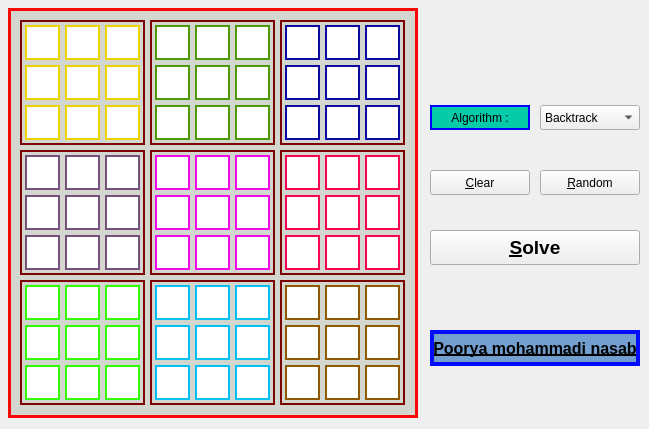
<?xml version="1.0" encoding="UTF-8"?>
<ui version="4.0">
 <class>MainWindow</class>
 <widget class="QMainWindow" name="MainWindow">
  <property name="geometry">
   <rect>
    <x>0</x>
    <y>0</y>
    <width>649</width>
    <height>429</height>
   </rect>
  </property>
  <property name="windowTitle">
   <string>Sudoku Solver</string>
  </property>
  <widget class="QWidget" name="centralWidget">
   <widget class="QLabel" name="lbl_mainborder">
    <property name="geometry">
     <rect>
      <x>8</x>
      <y>8</y>
      <width>410</width>
      <height>410</height>
     </rect>
    </property>
    <property name="styleSheet">
     <string notr="true">border : 3px solid  rgb(252, 6, 6);
background-color: rgb(211, 215, 207)</string>
    </property>
    <property name="text">
     <string/>
    </property>
   </widget>
   <widget class="QLabel" name="lbl_border1">
    <property name="geometry">
     <rect>
      <x>20</x>
      <y>20</y>
      <width>125</width>
      <height>125</height>
     </rect>
    </property>
    <property name="font">
     <font>
      <pointsize>17</pointsize>
     </font>
    </property>
    <property name="styleSheet">
     <string notr="true">border : 2px solid rgb(125, 3, 3);
</string>
    </property>
    <property name="text">
     <string/>
    </property>
   </widget>
   <widget class="QLabel" name="lbl_border2">
    <property name="geometry">
     <rect>
      <x>150</x>
      <y>20</y>
      <width>125</width>
      <height>125</height>
     </rect>
    </property>
    <property name="styleSheet">
     <string notr="true">border : 2px solid rgb(125, 3, 3);
</string>
    </property>
    <property name="text">
     <string/>
    </property>
   </widget>
   <widget class="QLabel" name="lbl_border1_2">
    <property name="geometry">
     <rect>
      <x>280</x>
      <y>20</y>
      <width>125</width>
      <height>125</height>
     </rect>
    </property>
    <property name="styleSheet">
     <string notr="true">border : 2px solid rgb(125, 3, 3);
</string>
    </property>
    <property name="text">
     <string/>
    </property>
   </widget>
   <widget class="QLineEdit" name="txt_11">
    <property name="geometry">
     <rect>
      <x>25</x>
      <y>25</y>
      <width>35</width>
      <height>35</height>
     </rect>
    </property>
    <property name="font">
     <font>
      <pointsize>17</pointsize>
     </font>
    </property>
    <property name="styleSheet">
     <string notr="true">border : 2px solid rgb(237, 212, 0);
</string>
    </property>
    <property name="alignment">
     <set>Qt::AlignCenter</set>
    </property>
   </widget>
   <widget class="QLineEdit" name="txt_12">
    <property name="geometry">
     <rect>
      <x>65</x>
      <y>25</y>
      <width>35</width>
      <height>35</height>
     </rect>
    </property>
    <property name="font">
     <font>
      <pointsize>17</pointsize>
     </font>
    </property>
    <property name="styleSheet">
     <string notr="true">border : 2px solid rgb(237, 212, 0);</string>
    </property>
    <property name="alignment">
     <set>Qt::AlignCenter</set>
    </property>
   </widget>
   <widget class="QLineEdit" name="txt_13">
    <property name="geometry">
     <rect>
      <x>105</x>
      <y>25</y>
      <width>35</width>
      <height>35</height>
     </rect>
    </property>
    <property name="font">
     <font>
      <pointsize>17</pointsize>
     </font>
    </property>
    <property name="styleSheet">
     <string notr="true">border : 2px solid rgb(237, 212, 0);</string>
    </property>
    <property name="alignment">
     <set>Qt::AlignCenter</set>
    </property>
   </widget>
   <widget class="QLineEdit" name="txt_21">
    <property name="geometry">
     <rect>
      <x>25</x>
      <y>65</y>
      <width>35</width>
      <height>35</height>
     </rect>
    </property>
    <property name="font">
     <font>
      <pointsize>17</pointsize>
     </font>
    </property>
    <property name="styleSheet">
     <string notr="true">border : 2px solid rgb(237, 212, 0);</string>
    </property>
    <property name="alignment">
     <set>Qt::AlignCenter</set>
    </property>
   </widget>
   <widget class="QLineEdit" name="txt_22">
    <property name="geometry">
     <rect>
      <x>65</x>
      <y>65</y>
      <width>35</width>
      <height>35</height>
     </rect>
    </property>
    <property name="font">
     <font>
      <pointsize>17</pointsize>
     </font>
    </property>
    <property name="styleSheet">
     <string notr="true">border : 2px solid rgb(237, 212, 0);
</string>
    </property>
    <property name="alignment">
     <set>Qt::AlignCenter</set>
    </property>
   </widget>
   <widget class="QLineEdit" name="txt_23">
    <property name="geometry">
     <rect>
      <x>105</x>
      <y>65</y>
      <width>35</width>
      <height>35</height>
     </rect>
    </property>
    <property name="font">
     <font>
      <pointsize>17</pointsize>
     </font>
    </property>
    <property name="styleSheet">
     <string notr="true">border : 2px solid rgb(237, 212, 0);</string>
    </property>
    <property name="alignment">
     <set>Qt::AlignCenter</set>
    </property>
   </widget>
   <widget class="QLineEdit" name="txt_31">
    <property name="geometry">
     <rect>
      <x>25</x>
      <y>105</y>
      <width>35</width>
      <height>35</height>
     </rect>
    </property>
    <property name="font">
     <font>
      <pointsize>17</pointsize>
     </font>
    </property>
    <property name="styleSheet">
     <string notr="true">border : 2px solid rgb(237, 212, 0);
</string>
    </property>
    <property name="alignment">
     <set>Qt::AlignCenter</set>
    </property>
   </widget>
   <widget class="QLineEdit" name="txt_32">
    <property name="geometry">
     <rect>
      <x>65</x>
      <y>105</y>
      <width>35</width>
      <height>35</height>
     </rect>
    </property>
    <property name="font">
     <font>
      <pointsize>17</pointsize>
     </font>
    </property>
    <property name="styleSheet">
     <string notr="true">border : 2px solid rgb(237, 212, 0);</string>
    </property>
    <property name="alignment">
     <set>Qt::AlignCenter</set>
    </property>
   </widget>
   <widget class="QLineEdit" name="txt_33">
    <property name="geometry">
     <rect>
      <x>105</x>
      <y>105</y>
      <width>35</width>
      <height>35</height>
     </rect>
    </property>
    <property name="font">
     <font>
      <pointsize>17</pointsize>
     </font>
    </property>
    <property name="styleSheet">
     <string notr="true">border : 2px solid rgb(237, 212, 0);</string>
    </property>
    <property name="alignment">
     <set>Qt::AlignCenter</set>
    </property>
   </widget>
   <widget class="QLineEdit" name="txt_14">
    <property name="geometry">
     <rect>
      <x>155</x>
      <y>25</y>
      <width>35</width>
      <height>35</height>
     </rect>
    </property>
    <property name="font">
     <font>
      <pointsize>17</pointsize>
     </font>
    </property>
    <property name="styleSheet">
     <string notr="true">border : 2px solid rgb(78, 154, 6);</string>
    </property>
    <property name="alignment">
     <set>Qt::AlignCenter</set>
    </property>
   </widget>
   <widget class="QLineEdit" name="txt_15">
    <property name="geometry">
     <rect>
      <x>195</x>
      <y>25</y>
      <width>35</width>
      <height>35</height>
     </rect>
    </property>
    <property name="font">
     <font>
      <pointsize>17</pointsize>
     </font>
    </property>
    <property name="styleSheet">
     <string notr="true">border : 2px solid rgb(78, 154, 6);</string>
    </property>
    <property name="alignment">
     <set>Qt::AlignCenter</set>
    </property>
   </widget>
   <widget class="QLineEdit" name="txt_16">
    <property name="geometry">
     <rect>
      <x>235</x>
      <y>25</y>
      <width>35</width>
      <height>35</height>
     </rect>
    </property>
    <property name="font">
     <font>
      <pointsize>17</pointsize>
     </font>
    </property>
    <property name="styleSheet">
     <string notr="true">border : 2px solid rgb(78, 154, 6);</string>
    </property>
    <property name="alignment">
     <set>Qt::AlignCenter</set>
    </property>
   </widget>
   <widget class="QLineEdit" name="txt_24">
    <property name="geometry">
     <rect>
      <x>155</x>
      <y>65</y>
      <width>35</width>
      <height>35</height>
     </rect>
    </property>
    <property name="font">
     <font>
      <pointsize>17</pointsize>
     </font>
    </property>
    <property name="styleSheet">
     <string notr="true">border : 2px solid rgb(78, 154, 6);</string>
    </property>
    <property name="alignment">
     <set>Qt::AlignCenter</set>
    </property>
   </widget>
   <widget class="QLineEdit" name="txt_25">
    <property name="geometry">
     <rect>
      <x>195</x>
      <y>65</y>
      <width>35</width>
      <height>35</height>
     </rect>
    </property>
    <property name="font">
     <font>
      <pointsize>17</pointsize>
     </font>
    </property>
    <property name="styleSheet">
     <string notr="true">border : 2px solid rgb(78, 154, 6);</string>
    </property>
    <property name="alignment">
     <set>Qt::AlignCenter</set>
    </property>
   </widget>
   <widget class="QLineEdit" name="txt_26">
    <property name="geometry">
     <rect>
      <x>235</x>
      <y>65</y>
      <width>35</width>
      <height>35</height>
     </rect>
    </property>
    <property name="font">
     <font>
      <pointsize>17</pointsize>
     </font>
    </property>
    <property name="styleSheet">
     <string notr="true">border : 2px solid rgb(78, 154, 6);</string>
    </property>
    <property name="alignment">
     <set>Qt::AlignCenter</set>
    </property>
   </widget>
   <widget class="QLineEdit" name="txt_34">
    <property name="geometry">
     <rect>
      <x>155</x>
      <y>105</y>
      <width>35</width>
      <height>35</height>
     </rect>
    </property>
    <property name="font">
     <font>
      <pointsize>17</pointsize>
     </font>
    </property>
    <property name="styleSheet">
     <string notr="true">border : 2px solid rgb(78, 154, 6);</string>
    </property>
    <property name="alignment">
     <set>Qt::AlignCenter</set>
    </property>
   </widget>
   <widget class="QLineEdit" name="txt_35">
    <property name="geometry">
     <rect>
      <x>195</x>
      <y>105</y>
      <width>35</width>
      <height>35</height>
     </rect>
    </property>
    <property name="font">
     <font>
      <pointsize>17</pointsize>
     </font>
    </property>
    <property name="styleSheet">
     <string notr="true">border : 2px solid rgb(78, 154, 6);</string>
    </property>
    <property name="alignment">
     <set>Qt::AlignCenter</set>
    </property>
   </widget>
   <widget class="QLineEdit" name="txt_36">
    <property name="geometry">
     <rect>
      <x>235</x>
      <y>105</y>
      <width>35</width>
      <height>35</height>
     </rect>
    </property>
    <property name="font">
     <font>
      <pointsize>17</pointsize>
     </font>
    </property>
    <property name="styleSheet">
     <string notr="true">border : 2px solid rgb(78, 154, 6);</string>
    </property>
    <property name="alignment">
     <set>Qt::AlignCenter</set>
    </property>
   </widget>
   <widget class="QLineEdit" name="txt_17">
    <property name="geometry">
     <rect>
      <x>285</x>
      <y>25</y>
      <width>35</width>
      <height>35</height>
     </rect>
    </property>
    <property name="font">
     <font>
      <pointsize>17</pointsize>
     </font>
    </property>
    <property name="styleSheet">
     <string notr="true">border : 2px solid rgb(13, 10, 161);</string>
    </property>
    <property name="alignment">
     <set>Qt::AlignCenter</set>
    </property>
   </widget>
   <widget class="QLineEdit" name="txt_18">
    <property name="geometry">
     <rect>
      <x>325</x>
      <y>25</y>
      <width>35</width>
      <height>35</height>
     </rect>
    </property>
    <property name="font">
     <font>
      <pointsize>17</pointsize>
     </font>
    </property>
    <property name="styleSheet">
     <string notr="true">border : 2px solid rgb(13, 10, 161);</string>
    </property>
    <property name="alignment">
     <set>Qt::AlignCenter</set>
    </property>
   </widget>
   <widget class="QLineEdit" name="txt_19">
    <property name="geometry">
     <rect>
      <x>365</x>
      <y>25</y>
      <width>35</width>
      <height>35</height>
     </rect>
    </property>
    <property name="font">
     <font>
      <pointsize>17</pointsize>
     </font>
    </property>
    <property name="styleSheet">
     <string notr="true">border : 2px solid rgb(13, 10, 161);</string>
    </property>
    <property name="alignment">
     <set>Qt::AlignCenter</set>
    </property>
   </widget>
   <widget class="QLineEdit" name="txt_27">
    <property name="geometry">
     <rect>
      <x>285</x>
      <y>65</y>
      <width>35</width>
      <height>35</height>
     </rect>
    </property>
    <property name="font">
     <font>
      <pointsize>17</pointsize>
     </font>
    </property>
    <property name="styleSheet">
     <string notr="true">border : 2px solid rgb(13, 10, 161);</string>
    </property>
    <property name="alignment">
     <set>Qt::AlignCenter</set>
    </property>
   </widget>
   <widget class="QLineEdit" name="txt_28">
    <property name="geometry">
     <rect>
      <x>325</x>
      <y>65</y>
      <width>35</width>
      <height>35</height>
     </rect>
    </property>
    <property name="font">
     <font>
      <pointsize>17</pointsize>
     </font>
    </property>
    <property name="styleSheet">
     <string notr="true">border : 2px solid rgb(13, 10, 161);</string>
    </property>
    <property name="alignment">
     <set>Qt::AlignCenter</set>
    </property>
   </widget>
   <widget class="QLineEdit" name="txt_29">
    <property name="geometry">
     <rect>
      <x>365</x>
      <y>65</y>
      <width>35</width>
      <height>35</height>
     </rect>
    </property>
    <property name="font">
     <font>
      <pointsize>17</pointsize>
     </font>
    </property>
    <property name="styleSheet">
     <string notr="true">border : 2px solid rgb(13, 10, 161);</string>
    </property>
    <property name="alignment">
     <set>Qt::AlignCenter</set>
    </property>
   </widget>
   <widget class="QLineEdit" name="txt_37">
    <property name="geometry">
     <rect>
      <x>285</x>
      <y>105</y>
      <width>35</width>
      <height>35</height>
     </rect>
    </property>
    <property name="font">
     <font>
      <pointsize>17</pointsize>
     </font>
    </property>
    <property name="styleSheet">
     <string notr="true">border : 2px solid rgb(13, 10, 161);</string>
    </property>
    <property name="alignment">
     <set>Qt::AlignCenter</set>
    </property>
   </widget>
   <widget class="QLineEdit" name="txt_38">
    <property name="geometry">
     <rect>
      <x>325</x>
      <y>105</y>
      <width>35</width>
      <height>35</height>
     </rect>
    </property>
    <property name="font">
     <font>
      <pointsize>17</pointsize>
     </font>
    </property>
    <property name="styleSheet">
     <string notr="true">border : 2px solid rgb(13, 10, 161);</string>
    </property>
    <property name="alignment">
     <set>Qt::AlignCenter</set>
    </property>
   </widget>
   <widget class="QLineEdit" name="txt_39">
    <property name="geometry">
     <rect>
      <x>365</x>
      <y>105</y>
      <width>35</width>
      <height>35</height>
     </rect>
    </property>
    <property name="font">
     <font>
      <pointsize>17</pointsize>
     </font>
    </property>
    <property name="styleSheet">
     <string notr="true">border : 2px solid rgb(13, 10, 161);</string>
    </property>
    <property name="alignment">
     <set>Qt::AlignCenter</set>
    </property>
   </widget>
   <widget class="QLabel" name="lbl_border4">
    <property name="geometry">
     <rect>
      <x>20</x>
      <y>150</y>
      <width>125</width>
      <height>125</height>
     </rect>
    </property>
    <property name="styleSheet">
     <string notr="true">border : 2px solid rgb(125, 3, 3);
</string>
    </property>
    <property name="text">
     <string/>
    </property>
   </widget>
   <widget class="QLabel" name="lbl_border5">
    <property name="geometry">
     <rect>
      <x>150</x>
      <y>150</y>
      <width>125</width>
      <height>125</height>
     </rect>
    </property>
    <property name="styleSheet">
     <string notr="true">border : 2px solid rgb(125, 3, 3);
</string>
    </property>
    <property name="text">
     <string/>
    </property>
   </widget>
   <widget class="QLabel" name="lbl_border6">
    <property name="geometry">
     <rect>
      <x>280</x>
      <y>150</y>
      <width>125</width>
      <height>125</height>
     </rect>
    </property>
    <property name="styleSheet">
     <string notr="true">border : 2px solid rgb(125, 3, 3);
</string>
    </property>
    <property name="text">
     <string/>
    </property>
   </widget>
   <widget class="QLabel" name="lbl_border7">
    <property name="geometry">
     <rect>
      <x>20</x>
      <y>280</y>
      <width>125</width>
      <height>125</height>
     </rect>
    </property>
    <property name="styleSheet">
     <string notr="true">border : 2px solid rgb(125, 3, 3);
</string>
    </property>
    <property name="text">
     <string/>
    </property>
   </widget>
   <widget class="QLabel" name="lbl_border8">
    <property name="geometry">
     <rect>
      <x>150</x>
      <y>280</y>
      <width>125</width>
      <height>125</height>
     </rect>
    </property>
    <property name="styleSheet">
     <string notr="true">border : 2px solid rgb(125, 3, 3);
</string>
    </property>
    <property name="text">
     <string/>
    </property>
   </widget>
   <widget class="QLabel" name="lbl_border9">
    <property name="geometry">
     <rect>
      <x>280</x>
      <y>280</y>
      <width>125</width>
      <height>125</height>
     </rect>
    </property>
    <property name="styleSheet">
     <string notr="true">border : 2px solid rgb(125, 3, 3);
</string>
    </property>
    <property name="text">
     <string/>
    </property>
   </widget>
   <widget class="QLineEdit" name="txt_41">
    <property name="geometry">
     <rect>
      <x>25</x>
      <y>155</y>
      <width>35</width>
      <height>35</height>
     </rect>
    </property>
    <property name="font">
     <font>
      <pointsize>17</pointsize>
     </font>
    </property>
    <property name="styleSheet">
     <string notr="true">border : 2px solid rgb(117, 80, 123);
</string>
    </property>
    <property name="alignment">
     <set>Qt::AlignCenter</set>
    </property>
   </widget>
   <widget class="QLineEdit" name="txt_42">
    <property name="geometry">
     <rect>
      <x>65</x>
      <y>155</y>
      <width>35</width>
      <height>35</height>
     </rect>
    </property>
    <property name="font">
     <font>
      <pointsize>17</pointsize>
     </font>
    </property>
    <property name="styleSheet">
     <string notr="true">border : 2px solid rgb(117, 80, 123);
</string>
    </property>
    <property name="alignment">
     <set>Qt::AlignCenter</set>
    </property>
   </widget>
   <widget class="QLineEdit" name="txt_43">
    <property name="geometry">
     <rect>
      <x>105</x>
      <y>155</y>
      <width>35</width>
      <height>35</height>
     </rect>
    </property>
    <property name="font">
     <font>
      <pointsize>17</pointsize>
     </font>
    </property>
    <property name="styleSheet">
     <string notr="true">border : 2px solid rgb(117, 80, 123);
</string>
    </property>
    <property name="alignment">
     <set>Qt::AlignCenter</set>
    </property>
   </widget>
   <widget class="QLineEdit" name="txt_51">
    <property name="geometry">
     <rect>
      <x>25</x>
      <y>195</y>
      <width>35</width>
      <height>35</height>
     </rect>
    </property>
    <property name="font">
     <font>
      <pointsize>17</pointsize>
     </font>
    </property>
    <property name="styleSheet">
     <string notr="true">border : 2px solid rgb(117, 80, 123);
</string>
    </property>
    <property name="alignment">
     <set>Qt::AlignCenter</set>
    </property>
   </widget>
   <widget class="QLineEdit" name="txt_52">
    <property name="geometry">
     <rect>
      <x>65</x>
      <y>195</y>
      <width>35</width>
      <height>35</height>
     </rect>
    </property>
    <property name="font">
     <font>
      <pointsize>17</pointsize>
     </font>
    </property>
    <property name="styleSheet">
     <string notr="true">border : 2px solid rgb(117, 80, 123);
</string>
    </property>
    <property name="alignment">
     <set>Qt::AlignCenter</set>
    </property>
   </widget>
   <widget class="QLineEdit" name="txt_53">
    <property name="geometry">
     <rect>
      <x>105</x>
      <y>195</y>
      <width>35</width>
      <height>35</height>
     </rect>
    </property>
    <property name="font">
     <font>
      <pointsize>17</pointsize>
     </font>
    </property>
    <property name="styleSheet">
     <string notr="true">border : 2px solid rgb(117, 80, 123);
</string>
    </property>
    <property name="alignment">
     <set>Qt::AlignCenter</set>
    </property>
   </widget>
   <widget class="QLineEdit" name="txt_61">
    <property name="geometry">
     <rect>
      <x>25</x>
      <y>235</y>
      <width>35</width>
      <height>35</height>
     </rect>
    </property>
    <property name="font">
     <font>
      <pointsize>17</pointsize>
     </font>
    </property>
    <property name="styleSheet">
     <string notr="true">border : 2px solid rgb(117, 80, 123);
</string>
    </property>
    <property name="alignment">
     <set>Qt::AlignCenter</set>
    </property>
   </widget>
   <widget class="QLineEdit" name="txt_62">
    <property name="geometry">
     <rect>
      <x>65</x>
      <y>235</y>
      <width>35</width>
      <height>35</height>
     </rect>
    </property>
    <property name="font">
     <font>
      <pointsize>17</pointsize>
     </font>
    </property>
    <property name="styleSheet">
     <string notr="true">border : 2px solid rgb(117, 80, 123);
</string>
    </property>
    <property name="alignment">
     <set>Qt::AlignCenter</set>
    </property>
   </widget>
   <widget class="QLineEdit" name="txt_63">
    <property name="geometry">
     <rect>
      <x>105</x>
      <y>235</y>
      <width>35</width>
      <height>35</height>
     </rect>
    </property>
    <property name="font">
     <font>
      <pointsize>17</pointsize>
     </font>
    </property>
    <property name="styleSheet">
     <string notr="true">border : 2px solid rgb(117, 80, 123);
</string>
    </property>
    <property name="alignment">
     <set>Qt::AlignCenter</set>
    </property>
   </widget>
   <widget class="QLineEdit" name="txt_44">
    <property name="geometry">
     <rect>
      <x>155</x>
      <y>155</y>
      <width>35</width>
      <height>35</height>
     </rect>
    </property>
    <property name="font">
     <font>
      <pointsize>17</pointsize>
     </font>
    </property>
    <property name="styleSheet">
     <string notr="true">border : 2px solid rgb(234, 12, 228);
</string>
    </property>
    <property name="alignment">
     <set>Qt::AlignCenter</set>
    </property>
   </widget>
   <widget class="QLineEdit" name="txt_45">
    <property name="geometry">
     <rect>
      <x>195</x>
      <y>155</y>
      <width>35</width>
      <height>35</height>
     </rect>
    </property>
    <property name="font">
     <font>
      <pointsize>17</pointsize>
     </font>
    </property>
    <property name="styleSheet">
     <string notr="true">border : 2px solid rgb(234, 12, 228);
</string>
    </property>
    <property name="alignment">
     <set>Qt::AlignCenter</set>
    </property>
   </widget>
   <widget class="QLineEdit" name="txt_46">
    <property name="geometry">
     <rect>
      <x>235</x>
      <y>155</y>
      <width>35</width>
      <height>35</height>
     </rect>
    </property>
    <property name="font">
     <font>
      <pointsize>17</pointsize>
     </font>
    </property>
    <property name="styleSheet">
     <string notr="true">border : 2px solid rgb(234, 12, 228);
</string>
    </property>
    <property name="alignment">
     <set>Qt::AlignCenter</set>
    </property>
   </widget>
   <widget class="QLineEdit" name="txt_54">
    <property name="geometry">
     <rect>
      <x>155</x>
      <y>195</y>
      <width>35</width>
      <height>35</height>
     </rect>
    </property>
    <property name="font">
     <font>
      <pointsize>17</pointsize>
     </font>
    </property>
    <property name="styleSheet">
     <string notr="true">border : 2px solid rgb(234, 12, 228);
</string>
    </property>
    <property name="alignment">
     <set>Qt::AlignCenter</set>
    </property>
   </widget>
   <widget class="QLineEdit" name="txt_55">
    <property name="geometry">
     <rect>
      <x>195</x>
      <y>195</y>
      <width>35</width>
      <height>35</height>
     </rect>
    </property>
    <property name="font">
     <font>
      <pointsize>17</pointsize>
     </font>
    </property>
    <property name="styleSheet">
     <string notr="true">border : 2px solid rgb(234, 12, 228);
</string>
    </property>
    <property name="alignment">
     <set>Qt::AlignCenter</set>
    </property>
   </widget>
   <widget class="QLineEdit" name="txt_56">
    <property name="geometry">
     <rect>
      <x>235</x>
      <y>195</y>
      <width>35</width>
      <height>35</height>
     </rect>
    </property>
    <property name="font">
     <font>
      <pointsize>17</pointsize>
     </font>
    </property>
    <property name="styleSheet">
     <string notr="true">border : 2px solid rgb(234, 12, 228);
</string>
    </property>
    <property name="alignment">
     <set>Qt::AlignCenter</set>
    </property>
   </widget>
   <widget class="QLineEdit" name="txt_64">
    <property name="geometry">
     <rect>
      <x>155</x>
      <y>235</y>
      <width>35</width>
      <height>35</height>
     </rect>
    </property>
    <property name="font">
     <font>
      <pointsize>17</pointsize>
     </font>
    </property>
    <property name="styleSheet">
     <string notr="true">border : 2px solid rgb(234, 12, 228);
</string>
    </property>
    <property name="alignment">
     <set>Qt::AlignCenter</set>
    </property>
   </widget>
   <widget class="QLineEdit" name="txt_65">
    <property name="geometry">
     <rect>
      <x>195</x>
      <y>235</y>
      <width>35</width>
      <height>35</height>
     </rect>
    </property>
    <property name="font">
     <font>
      <pointsize>17</pointsize>
     </font>
    </property>
    <property name="styleSheet">
     <string notr="true">border : 2px solid rgb(234, 12, 228);
</string>
    </property>
    <property name="alignment">
     <set>Qt::AlignCenter</set>
    </property>
   </widget>
   <widget class="QLineEdit" name="txt_66">
    <property name="geometry">
     <rect>
      <x>235</x>
      <y>235</y>
      <width>35</width>
      <height>35</height>
     </rect>
    </property>
    <property name="font">
     <font>
      <pointsize>17</pointsize>
     </font>
    </property>
    <property name="styleSheet">
     <string notr="true">border : 2px solid rgb(234, 12, 228);
</string>
    </property>
    <property name="alignment">
     <set>Qt::AlignCenter</set>
    </property>
   </widget>
   <widget class="QLineEdit" name="txt_47">
    <property name="geometry">
     <rect>
      <x>285</x>
      <y>155</y>
      <width>35</width>
      <height>35</height>
     </rect>
    </property>
    <property name="font">
     <font>
      <pointsize>17</pointsize>
     </font>
    </property>
    <property name="styleSheet">
     <string notr="true">border : 2px solid rgb(250, 1, 82);
</string>
    </property>
    <property name="alignment">
     <set>Qt::AlignCenter</set>
    </property>
   </widget>
   <widget class="QLineEdit" name="txt_48">
    <property name="geometry">
     <rect>
      <x>325</x>
      <y>155</y>
      <width>35</width>
      <height>35</height>
     </rect>
    </property>
    <property name="font">
     <font>
      <pointsize>17</pointsize>
     </font>
    </property>
    <property name="styleSheet">
     <string notr="true">border : 2px solid rgb(250, 1, 82);
</string>
    </property>
    <property name="alignment">
     <set>Qt::AlignCenter</set>
    </property>
   </widget>
   <widget class="QLineEdit" name="txt_49">
    <property name="geometry">
     <rect>
      <x>365</x>
      <y>155</y>
      <width>35</width>
      <height>35</height>
     </rect>
    </property>
    <property name="font">
     <font>
      <pointsize>17</pointsize>
     </font>
    </property>
    <property name="styleSheet">
     <string notr="true">border : 2px solid rgb(250, 1, 82);
</string>
    </property>
    <property name="alignment">
     <set>Qt::AlignCenter</set>
    </property>
   </widget>
   <widget class="QLineEdit" name="txt_57">
    <property name="geometry">
     <rect>
      <x>285</x>
      <y>195</y>
      <width>35</width>
      <height>35</height>
     </rect>
    </property>
    <property name="font">
     <font>
      <pointsize>17</pointsize>
     </font>
    </property>
    <property name="styleSheet">
     <string notr="true">border : 2px solid rgb(250, 1, 82);
</string>
    </property>
    <property name="alignment">
     <set>Qt::AlignCenter</set>
    </property>
   </widget>
   <widget class="QLineEdit" name="txt_58">
    <property name="geometry">
     <rect>
      <x>325</x>
      <y>195</y>
      <width>35</width>
      <height>35</height>
     </rect>
    </property>
    <property name="font">
     <font>
      <pointsize>17</pointsize>
     </font>
    </property>
    <property name="styleSheet">
     <string notr="true">border : 2px solid rgb(250, 1, 82);
</string>
    </property>
    <property name="alignment">
     <set>Qt::AlignCenter</set>
    </property>
   </widget>
   <widget class="QLineEdit" name="txt_59">
    <property name="geometry">
     <rect>
      <x>365</x>
      <y>195</y>
      <width>35</width>
      <height>35</height>
     </rect>
    </property>
    <property name="font">
     <font>
      <pointsize>17</pointsize>
     </font>
    </property>
    <property name="styleSheet">
     <string notr="true">border : 2px solid rgb(250, 1, 82);
</string>
    </property>
    <property name="alignment">
     <set>Qt::AlignCenter</set>
    </property>
   </widget>
   <widget class="QLineEdit" name="txt_67">
    <property name="geometry">
     <rect>
      <x>285</x>
      <y>235</y>
      <width>35</width>
      <height>35</height>
     </rect>
    </property>
    <property name="font">
     <font>
      <pointsize>17</pointsize>
     </font>
    </property>
    <property name="styleSheet">
     <string notr="true">border : 2px solid rgb(250, 1, 82);
</string>
    </property>
    <property name="alignment">
     <set>Qt::AlignCenter</set>
    </property>
   </widget>
   <widget class="QLineEdit" name="txt_68">
    <property name="geometry">
     <rect>
      <x>325</x>
      <y>235</y>
      <width>35</width>
      <height>35</height>
     </rect>
    </property>
    <property name="font">
     <font>
      <pointsize>17</pointsize>
     </font>
    </property>
    <property name="styleSheet">
     <string notr="true">border : 2px solid rgb(250, 1, 82);
</string>
    </property>
    <property name="alignment">
     <set>Qt::AlignCenter</set>
    </property>
   </widget>
   <widget class="QLineEdit" name="txt_69">
    <property name="geometry">
     <rect>
      <x>365</x>
      <y>235</y>
      <width>35</width>
      <height>35</height>
     </rect>
    </property>
    <property name="font">
     <font>
      <pointsize>17</pointsize>
     </font>
    </property>
    <property name="styleSheet">
     <string notr="true">border : 2px solid rgb(250, 1, 82);
</string>
    </property>
    <property name="alignment">
     <set>Qt::AlignCenter</set>
    </property>
   </widget>
   <widget class="QLineEdit" name="txt_71">
    <property name="geometry">
     <rect>
      <x>25</x>
      <y>285</y>
      <width>35</width>
      <height>35</height>
     </rect>
    </property>
    <property name="font">
     <font>
      <pointsize>17</pointsize>
     </font>
    </property>
    <property name="styleSheet">
     <string notr="true">border : 2px solid rgb(53, 250, 7)
</string>
    </property>
    <property name="alignment">
     <set>Qt::AlignCenter</set>
    </property>
   </widget>
   <widget class="QLineEdit" name="txt_72">
    <property name="geometry">
     <rect>
      <x>65</x>
      <y>285</y>
      <width>35</width>
      <height>35</height>
     </rect>
    </property>
    <property name="font">
     <font>
      <pointsize>17</pointsize>
     </font>
    </property>
    <property name="styleSheet">
     <string notr="true">border : 2px solid rgb(53, 250, 7)
</string>
    </property>
    <property name="alignment">
     <set>Qt::AlignCenter</set>
    </property>
   </widget>
   <widget class="QLineEdit" name="txt_73">
    <property name="geometry">
     <rect>
      <x>105</x>
      <y>285</y>
      <width>35</width>
      <height>35</height>
     </rect>
    </property>
    <property name="font">
     <font>
      <pointsize>17</pointsize>
     </font>
    </property>
    <property name="styleSheet">
     <string notr="true">border : 2px solid rgb(53, 250, 7)
</string>
    </property>
    <property name="alignment">
     <set>Qt::AlignCenter</set>
    </property>
   </widget>
   <widget class="QLineEdit" name="txt_81">
    <property name="geometry">
     <rect>
      <x>25</x>
      <y>325</y>
      <width>35</width>
      <height>35</height>
     </rect>
    </property>
    <property name="font">
     <font>
      <pointsize>17</pointsize>
     </font>
    </property>
    <property name="styleSheet">
     <string notr="true">border : 2px solid rgb(53, 250, 7)
</string>
    </property>
    <property name="alignment">
     <set>Qt::AlignCenter</set>
    </property>
   </widget>
   <widget class="QLineEdit" name="txt_82">
    <property name="geometry">
     <rect>
      <x>65</x>
      <y>325</y>
      <width>35</width>
      <height>35</height>
     </rect>
    </property>
    <property name="font">
     <font>
      <pointsize>17</pointsize>
     </font>
    </property>
    <property name="styleSheet">
     <string notr="true">border : 2px solid rgb(53, 250, 7)
</string>
    </property>
    <property name="alignment">
     <set>Qt::AlignCenter</set>
    </property>
   </widget>
   <widget class="QLineEdit" name="txt_83">
    <property name="geometry">
     <rect>
      <x>105</x>
      <y>325</y>
      <width>35</width>
      <height>35</height>
     </rect>
    </property>
    <property name="font">
     <font>
      <pointsize>17</pointsize>
     </font>
    </property>
    <property name="styleSheet">
     <string notr="true">border : 2px solid rgb(53, 250, 7)
</string>
    </property>
    <property name="alignment">
     <set>Qt::AlignCenter</set>
    </property>
   </widget>
   <widget class="QLineEdit" name="txt_91">
    <property name="geometry">
     <rect>
      <x>25</x>
      <y>365</y>
      <width>35</width>
      <height>35</height>
     </rect>
    </property>
    <property name="font">
     <font>
      <pointsize>17</pointsize>
     </font>
    </property>
    <property name="styleSheet">
     <string notr="true">border : 2px solid rgb(53, 250, 7)
</string>
    </property>
    <property name="alignment">
     <set>Qt::AlignCenter</set>
    </property>
   </widget>
   <widget class="QLineEdit" name="txt_92">
    <property name="geometry">
     <rect>
      <x>65</x>
      <y>365</y>
      <width>35</width>
      <height>35</height>
     </rect>
    </property>
    <property name="font">
     <font>
      <pointsize>17</pointsize>
     </font>
    </property>
    <property name="styleSheet">
     <string notr="true">border : 2px solid rgb(53, 250, 7)
</string>
    </property>
    <property name="alignment">
     <set>Qt::AlignCenter</set>
    </property>
   </widget>
   <widget class="QLineEdit" name="txt_93">
    <property name="geometry">
     <rect>
      <x>105</x>
      <y>365</y>
      <width>35</width>
      <height>35</height>
     </rect>
    </property>
    <property name="font">
     <font>
      <pointsize>17</pointsize>
     </font>
    </property>
    <property name="styleSheet">
     <string notr="true">border : 2px solid rgb(53, 250, 7)
</string>
    </property>
    <property name="alignment">
     <set>Qt::AlignCenter</set>
    </property>
   </widget>
   <widget class="QLineEdit" name="txt_74">
    <property name="geometry">
     <rect>
      <x>155</x>
      <y>285</y>
      <width>35</width>
      <height>35</height>
     </rect>
    </property>
    <property name="font">
     <font>
      <pointsize>17</pointsize>
     </font>
    </property>
    <property name="styleSheet">
     <string notr="true">border : 2px solid rgb(4, 191, 243)
</string>
    </property>
    <property name="alignment">
     <set>Qt::AlignCenter</set>
    </property>
   </widget>
   <widget class="QLineEdit" name="txt_75">
    <property name="geometry">
     <rect>
      <x>195</x>
      <y>285</y>
      <width>35</width>
      <height>35</height>
     </rect>
    </property>
    <property name="font">
     <font>
      <pointsize>17</pointsize>
     </font>
    </property>
    <property name="styleSheet">
     <string notr="true">border : 2px solid rgb(4, 191, 243)
</string>
    </property>
    <property name="alignment">
     <set>Qt::AlignCenter</set>
    </property>
   </widget>
   <widget class="QLineEdit" name="txt_76">
    <property name="geometry">
     <rect>
      <x>235</x>
      <y>285</y>
      <width>35</width>
      <height>35</height>
     </rect>
    </property>
    <property name="font">
     <font>
      <pointsize>17</pointsize>
     </font>
    </property>
    <property name="styleSheet">
     <string notr="true">border : 2px solid rgb(4, 191, 243)
</string>
    </property>
    <property name="alignment">
     <set>Qt::AlignCenter</set>
    </property>
   </widget>
   <widget class="QLineEdit" name="txt_84">
    <property name="geometry">
     <rect>
      <x>155</x>
      <y>325</y>
      <width>35</width>
      <height>35</height>
     </rect>
    </property>
    <property name="font">
     <font>
      <pointsize>17</pointsize>
     </font>
    </property>
    <property name="styleSheet">
     <string notr="true">border : 2px solid rgb(4, 191, 243)
</string>
    </property>
    <property name="alignment">
     <set>Qt::AlignCenter</set>
    </property>
   </widget>
   <widget class="QLineEdit" name="txt_85">
    <property name="geometry">
     <rect>
      <x>195</x>
      <y>325</y>
      <width>35</width>
      <height>35</height>
     </rect>
    </property>
    <property name="font">
     <font>
      <pointsize>17</pointsize>
     </font>
    </property>
    <property name="styleSheet">
     <string notr="true">border : 2px solid rgb(4, 191, 243)
</string>
    </property>
    <property name="alignment">
     <set>Qt::AlignCenter</set>
    </property>
   </widget>
   <widget class="QLineEdit" name="txt_86">
    <property name="geometry">
     <rect>
      <x>235</x>
      <y>325</y>
      <width>35</width>
      <height>35</height>
     </rect>
    </property>
    <property name="font">
     <font>
      <pointsize>17</pointsize>
     </font>
    </property>
    <property name="styleSheet">
     <string notr="true">border : 2px solid rgb(4, 191, 243)
</string>
    </property>
    <property name="alignment">
     <set>Qt::AlignCenter</set>
    </property>
   </widget>
   <widget class="QLineEdit" name="txt_94">
    <property name="geometry">
     <rect>
      <x>155</x>
      <y>365</y>
      <width>35</width>
      <height>35</height>
     </rect>
    </property>
    <property name="font">
     <font>
      <pointsize>17</pointsize>
     </font>
    </property>
    <property name="styleSheet">
     <string notr="true">border : 2px solid rgb(4, 191, 243)
</string>
    </property>
    <property name="alignment">
     <set>Qt::AlignCenter</set>
    </property>
   </widget>
   <widget class="QLineEdit" name="txt_95">
    <property name="geometry">
     <rect>
      <x>195</x>
      <y>365</y>
      <width>35</width>
      <height>35</height>
     </rect>
    </property>
    <property name="font">
     <font>
      <pointsize>17</pointsize>
     </font>
    </property>
    <property name="styleSheet">
     <string notr="true">border : 2px solid rgb(4, 191, 243)
</string>
    </property>
    <property name="alignment">
     <set>Qt::AlignCenter</set>
    </property>
   </widget>
   <widget class="QLineEdit" name="txt_96">
    <property name="geometry">
     <rect>
      <x>235</x>
      <y>365</y>
      <width>35</width>
      <height>35</height>
     </rect>
    </property>
    <property name="font">
     <font>
      <pointsize>17</pointsize>
     </font>
    </property>
    <property name="styleSheet">
     <string notr="true">border : 2px solid rgb(4, 191, 243)
</string>
    </property>
    <property name="alignment">
     <set>Qt::AlignCenter</set>
    </property>
   </widget>
   <widget class="QLineEdit" name="txt_77">
    <property name="geometry">
     <rect>
      <x>285</x>
      <y>285</y>
      <width>35</width>
      <height>35</height>
     </rect>
    </property>
    <property name="font">
     <font>
      <pointsize>17</pointsize>
     </font>
    </property>
    <property name="styleSheet">
     <string notr="true">border : 2px solid rgb(143, 89, 2)
</string>
    </property>
    <property name="alignment">
     <set>Qt::AlignCenter</set>
    </property>
   </widget>
   <widget class="QLineEdit" name="txt_78">
    <property name="geometry">
     <rect>
      <x>325</x>
      <y>285</y>
      <width>35</width>
      <height>35</height>
     </rect>
    </property>
    <property name="font">
     <font>
      <pointsize>17</pointsize>
     </font>
    </property>
    <property name="styleSheet">
     <string notr="true">border : 2px solid rgb(143, 89, 2)
</string>
    </property>
    <property name="alignment">
     <set>Qt::AlignCenter</set>
    </property>
   </widget>
   <widget class="QLineEdit" name="txt_79">
    <property name="geometry">
     <rect>
      <x>365</x>
      <y>285</y>
      <width>35</width>
      <height>35</height>
     </rect>
    </property>
    <property name="font">
     <font>
      <pointsize>17</pointsize>
     </font>
    </property>
    <property name="styleSheet">
     <string notr="true">border : 2px solid rgb(143, 89, 2)
</string>
    </property>
    <property name="alignment">
     <set>Qt::AlignCenter</set>
    </property>
   </widget>
   <widget class="QLineEdit" name="txt_87">
    <property name="geometry">
     <rect>
      <x>285</x>
      <y>325</y>
      <width>35</width>
      <height>35</height>
     </rect>
    </property>
    <property name="font">
     <font>
      <pointsize>17</pointsize>
     </font>
    </property>
    <property name="styleSheet">
     <string notr="true">border : 2px solid rgb(143, 89, 2)
</string>
    </property>
    <property name="alignment">
     <set>Qt::AlignCenter</set>
    </property>
   </widget>
   <widget class="QLineEdit" name="txt_88">
    <property name="geometry">
     <rect>
      <x>325</x>
      <y>325</y>
      <width>35</width>
      <height>35</height>
     </rect>
    </property>
    <property name="font">
     <font>
      <pointsize>17</pointsize>
     </font>
    </property>
    <property name="styleSheet">
     <string notr="true">border : 2px solid rgb(143, 89, 2)
</string>
    </property>
    <property name="alignment">
     <set>Qt::AlignCenter</set>
    </property>
   </widget>
   <widget class="QLineEdit" name="txt_89">
    <property name="geometry">
     <rect>
      <x>365</x>
      <y>325</y>
      <width>35</width>
      <height>35</height>
     </rect>
    </property>
    <property name="font">
     <font>
      <pointsize>17</pointsize>
     </font>
    </property>
    <property name="styleSheet">
     <string notr="true">border : 2px solid rgb(143, 89, 2)
</string>
    </property>
    <property name="alignment">
     <set>Qt::AlignCenter</set>
    </property>
   </widget>
   <widget class="QLineEdit" name="txt_97">
    <property name="geometry">
     <rect>
      <x>285</x>
      <y>365</y>
      <width>35</width>
      <height>35</height>
     </rect>
    </property>
    <property name="font">
     <font>
      <pointsize>17</pointsize>
     </font>
    </property>
    <property name="styleSheet">
     <string notr="true">border : 2px solid rgb(143, 89, 2)
</string>
    </property>
    <property name="alignment">
     <set>Qt::AlignCenter</set>
    </property>
   </widget>
   <widget class="QLineEdit" name="txt_98">
    <property name="geometry">
     <rect>
      <x>325</x>
      <y>365</y>
      <width>35</width>
      <height>35</height>
     </rect>
    </property>
    <property name="font">
     <font>
      <pointsize>17</pointsize>
     </font>
    </property>
    <property name="styleSheet">
     <string notr="true">border : 2px solid rgb(143, 89, 2)
</string>
    </property>
    <property name="alignment">
     <set>Qt::AlignCenter</set>
    </property>
   </widget>
   <widget class="QLineEdit" name="txt_99">
    <property name="geometry">
     <rect>
      <x>365</x>
      <y>365</y>
      <width>35</width>
      <height>35</height>
     </rect>
    </property>
    <property name="font">
     <font>
      <pointsize>17</pointsize>
     </font>
    </property>
    <property name="styleSheet">
     <string notr="true">border : 2px solid rgb(143, 89, 2)
</string>
    </property>
    <property name="alignment">
     <set>Qt::AlignCenter</set>
    </property>
   </widget>
   <widget class="QPushButton" name="btn_Clear">
    <property name="geometry">
     <rect>
      <x>430</x>
      <y>170</y>
      <width>100</width>
      <height>25</height>
     </rect>
    </property>
    <property name="text">
     <string>&amp;Clear</string>
    </property>
   </widget>
   <widget class="QComboBox" name="combo_algorithm">
    <property name="geometry">
     <rect>
      <x>540</x>
      <y>105</y>
      <width>100</width>
      <height>25</height>
     </rect>
    </property>
    <item>
     <property name="text">
      <string>Backtrack</string>
     </property>
    </item>
    <item>
     <property name="text">
      <string>Algo2</string>
     </property>
    </item>
    <item>
     <property name="text">
      <string>Algo3</string>
     </property>
    </item>
   </widget>
   <widget class="QLabel" name="lbl_algo">
    <property name="geometry">
     <rect>
      <x>430</x>
      <y>105</y>
      <width>100</width>
      <height>25</height>
     </rect>
    </property>
    <property name="styleSheet">
     <string notr="true">border : 1.5px solid blue;
background-color: rgb(5, 203, 169);

</string>
    </property>
    <property name="text">
     <string>Algorithm :</string>
    </property>
    <property name="alignment">
     <set>Qt::AlignCenter</set>
    </property>
   </widget>
   <widget class="QPushButton" name="btn_Random">
    <property name="geometry">
     <rect>
      <x>540</x>
      <y>170</y>
      <width>100</width>
      <height>25</height>
     </rect>
    </property>
    <property name="text">
     <string>&amp;Random</string>
    </property>
   </widget>
   <widget class="QPushButton" name="btn_Solve">
    <property name="geometry">
     <rect>
      <x>430</x>
      <y>230</y>
      <width>210</width>
      <height>35</height>
     </rect>
    </property>
    <property name="font">
     <font>
      <pointsize>14</pointsize>
      <weight>75</weight>
      <bold>true</bold>
     </font>
    </property>
    <property name="text">
     <string>&amp;Solve</string>
    </property>
   </widget>
   <widget class="QLabel" name="lbl_info">
    <property name="geometry">
     <rect>
      <x>430</x>
      <y>330</y>
      <width>210</width>
      <height>36</height>
     </rect>
    </property>
    <property name="font">
     <font>
      <pointsize>12</pointsize>
      <weight>75</weight>
      <bold>true</bold>
      <underline>true</underline>
     </font>
    </property>
    <property name="styleSheet">
     <string notr="true">border : 4px solid rgb(2, 12, 250);
background-color: rgb(114, 159, 207)</string>
    </property>
    <property name="text">
     <string>Poorya mohammadi nasab</string>
    </property>
    <property name="alignment">
     <set>Qt::AlignCenter</set>
    </property>
   </widget>
  </widget>
 </widget>
 <layoutdefault spacing="6" margin="11"/>
 <resources/>
 <connections/>
</ui>
